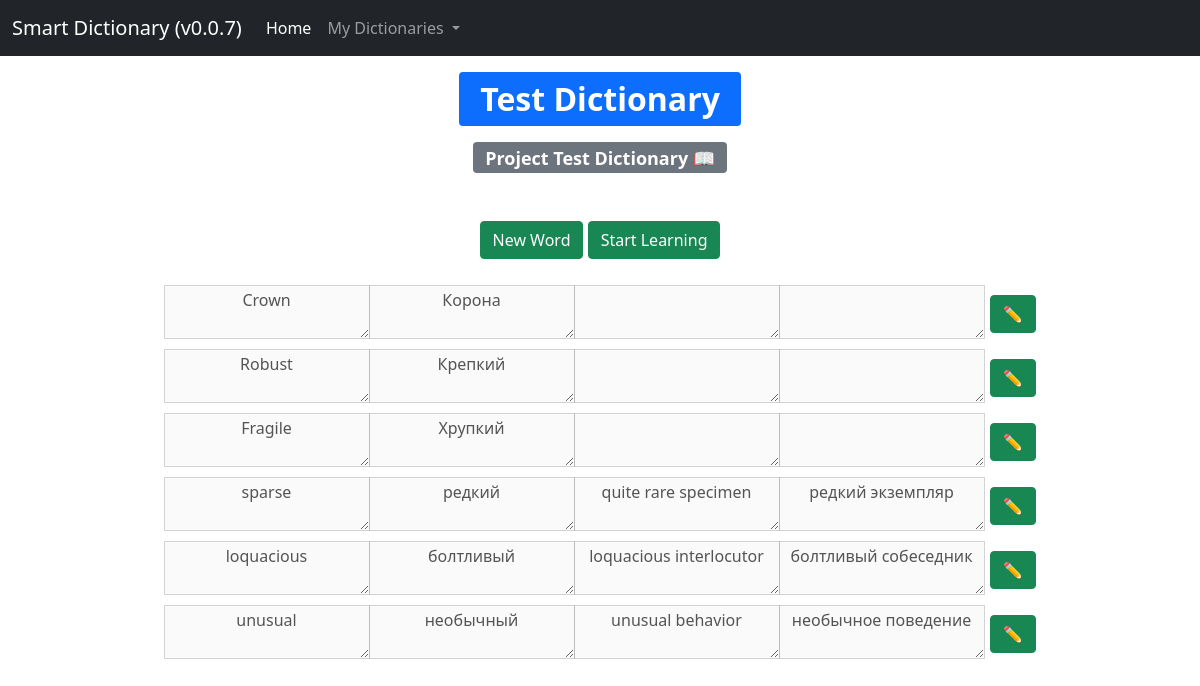
/dict-view/test-dictionary/, run on an earlier commit of the app's database.
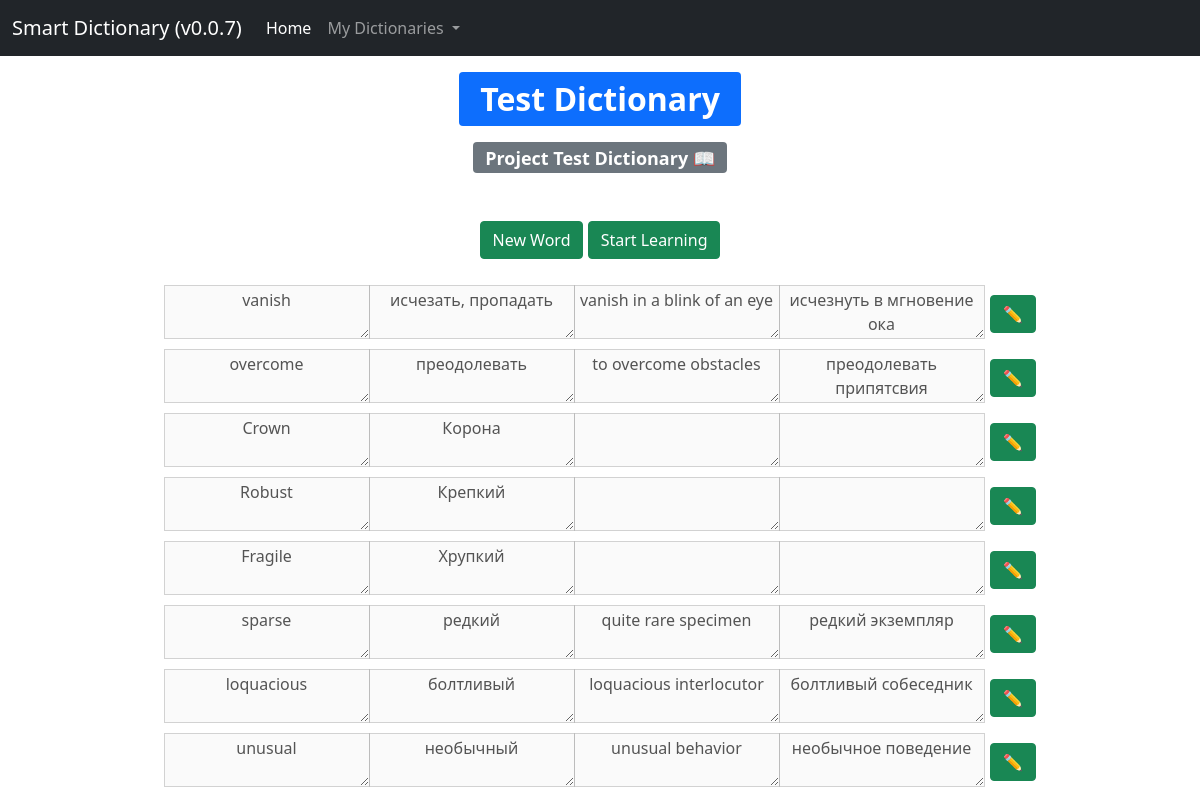
And on a later commit of the database.
### dict/models.py (models this page shows, shortened)
class WordCard(models.Model):
    word_foreign = models.CharField(max_length=50, blank=False, unique=True)
    word_native = models.CharField(max_length=50, blank=False)
    context_foreign = models.TextField(max_length=100, blank=True)
    context_native = models.TextField(max_length=100, blank=True)
    word_foreign_audio = models.FileField(upload_to='media/word', blank=True)
    context_foreign_audio = models.FileField(upload_to='media/context', blank=True)
    score = models.IntegerField(default=0)
    dictionary = models.ForeignKey('Dictionary', on_delete=models.SET_NULL, related_name='cards', null=True)
    is_learning = models.BooleanField(default=False)
    last_learn_date = models.DateTimeField(default=timezone.now)
    def get_absolute_url(self):
        return reverse_lazy('card_handle_url', kwargs={'pk': self.pk})
    class Meta:
        ordering = ['-pk']

### dict/views.py (the view, shortened to what this page needs)
# urls.py: path('dict-view/<slug:slug>/', views.DictView.as_view(), name='dict_view_url'),
class DictView(FormView, DetailView):
    slug = None
    model = Dictionary
    form_class = NewCardForm
    template_name = 'dict/dict_view.html'
    context_object_name = 'dict_view'
    def get_context_data(self, **kwargs):
        context = super(DictView, self).get_context_data(**kwargs)
        context['form'] = NewCardForm
        return context

### dict/models.py (called while the page is built)
    def get_absolute_url(self):
        return reverse_lazy('dict_view_url', kwargs={'slug': self.slug})

### dict/templatetags/dict_tags.py (called while the page is built)
@register.inclusion_tag('dict/includes/_navbar.html')
def show_navbar():
    dictionaries = Dictionary.objects.all()
    return {'dictionaries': dictionaries}

### dict/templates/dict/dict_view.html (shortened to what this page needs)
{% extends 'dict/index.html'%}
{% block content %}
<div class="container mt-3">
    <div class="row justify-content-center">
        <div class="col-4 align-self-center" style="text-align: center">
            <span class="badge bg-primary" style="font-size: 32px; text-align: center">
                {{ dict_view.title }}
            </span>
        </div>
    </div>
    <div class="row justify-content-center mt-3">
        <div class="col-4 align-self-center" style="text-align: center">
            <span class="badge bg-secondary" style="font-size: 18px">
                {{ dict_view.description }}
            </span>
        </div>
    </div>
    <div class="row justify-content-center mt-5">
        <div style="text-align: center" role="group">
            <button type="button" data-toggle="modal" data-target="#newWordModal"
               id="newWordBtn" class="btn btn-success">New Word️</button>
            <a type="button" id="startLearn_{{ dict_view.slug }}" class="btn btn-success"
               href="{% url 'dict_learn_url' slug=dict_view.slug pk=0 %}">Start Learning</a>
        </div>
    </div>
    <div class="row justify-content-center mt-3">
        {% for word in dict_view.cards.all %}
            <form method="post" action="{{ word.get_absolute_url }}">
                <div id='{{ word.pk }}' class="input-group word-item">
                    <textarea class="dict-view" id='word_foreign_{{ word.pk }}'  disabled>{{ word.word_foreign }}</textarea>
                    <textarea class="dict-view" id='word_native_{{ word.pk }}' disabled>{{ word.word_native }}</textarea>
                    <textarea class="dict-view" id='context_foreign_{{ word.pk }}' disabled>{{ word.context_foreign }}</textarea>
                    <textarea class="dict-view" id='context_native_{{ word.pk }}' disabled>{{ word.context_native }}</textarea>
                    <div class="edit-buttons">
                        <button type="button" id="editBtn_{{ word.pk }}" class="btn btn-success">✏️</button>
                    </div>
                </div>
            </form>
        {% endfor %}
    </div>
</div>
{% endblock content%}

What changed in the data, as far as the page shows it:
added WordCard: pk "vanish", pk "исчезать, пропадать", pk "vanish in a blink of an eye", pk "исчезнуть в мгновение ока"
added WordCard: pk "overcome", pk "преодолевать", pk "to overcome obstacles", pk "преодолевать припятсвия"
